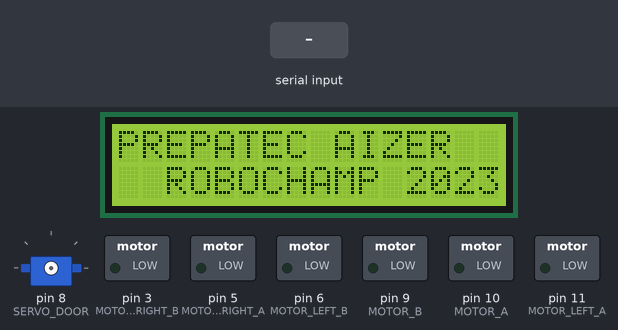
A sketch run on a simulated Arduino Uno, built with avr-gcc and run on an emulated ATmega328P. On the bench: 16×2 character LCD, servo, switched loads named in the sketch (green lamp = pin HIGH). The test bench sets the inputs (shaded band).

Above: at 1.1 s.
1.2 s: "90,45\n" received over Serial
At 1.6 s:
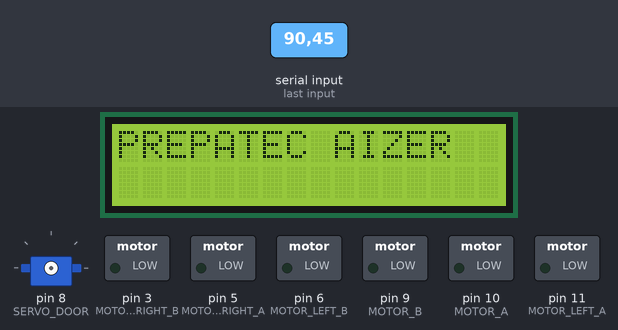
2.7 s: "30,150\n" received over Serial
At 3.8 s:
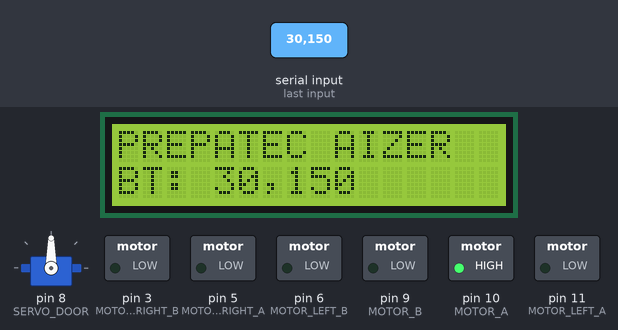
At 5.7 s:
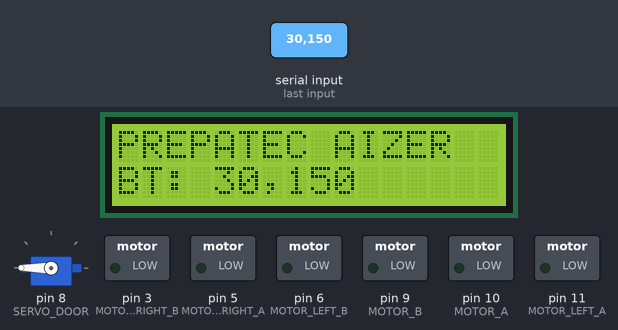
Timing chart, 0 to 7.2 s (numbered marks = the images above; inputs shaded):
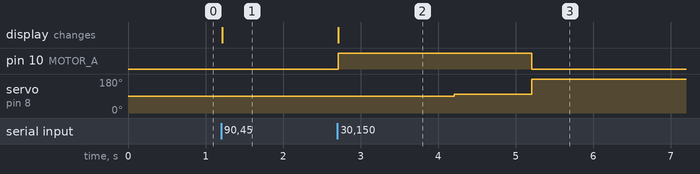

The sketch:

Robochamp2023_Robot.ino
```cpp
#include <SoftwareSerial.h>
#include <LiquidCrystal_I2C.h>
#include "craw.h"
#include "motor.h"
#include "bitmask.h"
#include "thrower.h"

#define TIME_BLUETOOTH_INACTIVE 1000
#define JOYSTICK 0
#define BUTTON_A 1
#define BUTTON_B 2
#define BUTTON_C 3
#define BUTTON_D 4
#define BUTTON_E 5
#define BUTTON_F 6

LiquidCrystal_I2C lcd(0x27, 16, 2);
Craw craw;
Motor motor;
Bitmask bitmask;
Thrower thrower;

Bitmask::BitmaskComponent bitmaskValues[7] = {
  { 0, 0x0F, 6 },
  { 0, 0x01, 5 },
  { 0, 0x01, 4 },
  { 0, 0x01, 3 },
  { 0, 0x01, 2 },
  { 0, 0x01, 1 },
  { 0, 0x01, 0 },
};

Bitmask::BitmaskComponent * bitmaskValuesPointer = bitmaskValues;
bool previousInvertControlls = false;
uint32_t timeSinceDataReceived = 0;
char lcdContent[64];

void setup () {
  Serial.begin(38400);
  lcd.init();
  lcd.backlight();
  lcd.setCursor(0, 0);
  lcd.print("PREPATEC AIZER");
  lcd.setCursor(0, 1);
  lcd.print("  ROBOCHAMP 2023");
  stopExcecution();
}

void loop () {
  if (Serial.available()) {
    timeSinceDataReceived = millis();
    String read = Serial.readStringUntil('\n');
    sprintf(lcdContent, "BT: %s", read.c_str());
    lcd.setCursor(0, 1);
    lcd.print(lcdContent);

    int bitmaskReceived = read.toInt();
    int joystick = bitmask.bitmaskToValue(bitmaskReceived, bitmaskValuesPointer, JOYSTICK);
    bool turbo = bitmask.bitmaskToValue(bitmaskReceived, bitmaskValuesPointer, BUTTON_D);
    bool crawButton = bitmask.bitmaskToValue(bitmaskReceived, bitmaskValuesPointer, BUTTON_A);
    bool stopButton = bitmask.bitmaskToValue(bitmaskReceived, bitmaskValuesPointer, BUTTON_F);
    bool invertControlls = bitmask.bitmaskToValue(bitmaskReceived, bitmaskValuesPointer, BUTTON_C);
    bool shoot = bitmask.bitmaskToValue(bitmaskReceived, bitmaskValuesPointer, BUTTON_B);

    motor.joystick(joystick, turbo);
    if (crawButton && joystick == 1) craw.toggle();
    if (stopButton) stopExcecution();
    if (shoot) thrower.shoot();
    if (invertControlls && !previousInvertControlls) motor.invertControlls();
    previousInvertControlls = invertControlls;
  }

  // if (timeSinceDataReceived + TIME_BLUETOOTH_INACTIVE <= millis()) stopExcecution();
}

void stopExcecution () {
  motor.stop();
  thrower.stop();
  lcd.setCursor(0, 1);
  lcd.print("  ROBOCHAMP 2023");
  for (;;) {
    if (Serial.available()) {
      String read = Serial.readStringUntil('\n');
      int bitmaskReceived = read.toInt();
      int start = bitmask.bitmaskToValue(bitmaskReceived, bitmaskValuesPointer, BUTTON_E);
      if (start) break;
    }
  }
  lcd.setCursor(0, 1);
  lcd.print("                ");
}
```

bitmask.cpp
```cpp
#include "bitmask.h"

Bitmask::Bitmask () {}

int Bitmask::generateBitmask (BitmaskComponent * values, int arraySize) {
    generatedBitmask = 0;
    for (int i = 0; i < arraySize; i++) {
        generatedBitmask |= (values[i].value << values[i].bitShift);
    }
    return generatedBitmask;
}

int Bitmask::getBitmaskValue (BitmaskComponent * values, int index) {
    return (generatedBitmask >> values[index].bitShift) & values[index].bitSize;
}

int Bitmask::bitmaskToValue (int bitmask, BitmaskComponent * values, int index) {
    return (bitmask >> values[index].bitShift) & values[index].bitSize;
}
```

bitmask.h
```cpp
#include <Arduino.h>

#ifndef BITMASK_H
#define BITMASK_H

class Bitmask {
    private:
        int generatedBitmask;

    public:
        Bitmask ();

        struct BitmaskComponent {
            int value;
            int bitSize;
            int bitShift;
        };

        int generateBitmask (BitmaskComponent * values, int arraySize);
        int getBitmaskValue (BitmaskComponent * values, int index);
        int bitmaskToValue (int bitmask, BitmaskComponent * values, int index);
};

#endif
```

craw.cpp
```cpp
#include "craw.h"

Craw::Craw() { }

void Craw::fopen() {
    servoLeft.attach(SERVO_LEFT);
    servoRight.attach(SERVO_RIGHT);

    for (int i = 0; i < (SERVO_CLOSE - SERVO_OPEN); i++) {
        servoRight.write(SERVO_OPEN + i);
        servoLeft.write(SERVO_CLOSE - i);
        delay(10);
    }

    servoRight.detach();
    servoLeft.detach();
}

void Craw::fclose() {
    servoLeft.attach(SERVO_LEFT);
    servoRight.attach(SERVO_RIGHT);

    for (int i = 0; i < (SERVO_CLOSE - SERVO_OPEN); i++) {
        servoRight.write(SERVO_CLOSE - i);
        servoLeft.write(SERVO_OPEN + i);
        delay(10);
    }

    servoRight.detach();
    servoLeft.detach();
}

void Craw::toggle () {
    if (triggeredTime == 0) {
        triggeredTime = millis();
        if (currentState) {
            fclose();
        } else {
            fopen();
        }
        currentState = !currentState;
    }
    elapsedTime = millis() - triggeredTime;
    if (elapsedTime > DELAY) {
        triggeredTime = 0;
    }
}
```

craw.h
```cpp
#include <Arduino.h>
#include <Servo.h>

#ifndef CRAW_H
#define CRAW_H

#define SERVO_LEFT 13
#define SERVO_RIGHT 12

#define SERVO_OPEN 110
#define SERVO_CLOSE 170

#define DELAY 1000

class Craw {
    private:
        Servo servoLeft;
        Servo servoRight;

        unsigned long triggeredTime;
        unsigned long elapsedTime;
        bool currentState;
    public:
        Craw ();
        void toggle();
        void fopen();
        void fclose();
};

#endif
```

motor.cpp
```cpp
#include "motor.h"

Motor::Motor () {}

void Motor::fleft (uint8_t speed, bool direction) {
    direction = invertControllsFlag ? !direction : direction;
    if (direction) {
        analogWrite(MOTOR_LEFT_A, speed);
        analogWrite(MOTOR_LEFT_B, 0);
    } else {
        analogWrite(MOTOR_LEFT_A, 0);
        analogWrite(MOTOR_LEFT_B, speed);
    }
}

void Motor::fright (uint8_t speed, bool direction) {
    direction = invertControllsFlag ? !direction : direction;
    if (direction) {
        analogWrite(MOTOR_RIGHT_A, speed);
        analogWrite(MOTOR_RIGHT_B, 0);
    } else {
        analogWrite(MOTOR_RIGHT_A, 0);
        analogWrite(MOTOR_RIGHT_B, speed);
    }
}

void Motor::left (uint8_t speed) {
    fleft(speed, 0);
    fright(speed, 1);
}

void Motor::right (uint8_t speed) {
    fleft(speed, 1);
    fright(speed, 0);
}

void Motor::forward (uint8_t speed) {
    fleft(speed, 1);
    fright(speed, 1);
}

void Motor::backward (uint8_t speed) {
    fleft(speed, 0);
    fright(speed, 0);
}

void Motor::stop () {
    fleft(0, 0);
    fright(0, 0);
}

void Motor::invertControlls () {
    invertControllsFlag = !invertControllsFlag;
}

void Motor::joystick(uint8_t joystick, bool turbo) {
  switch (joystick) {
  case 1:
    stop();
    break;
  case 2:
    forward(turbo ? TURBO_SPEED : SPEED);
    break;
  case 3:
    backward(turbo ? TURBO_SPEED : SPEED);
    break;
  case 4:
    right(turbo ? (TURBO_SPEED / 2) : (SPEED / 2));
    break;
  case 5:
    right(turbo ? (TURBO_SPEED / 3) : (SPEED / 3));
    break;
  case 6:
    right(turbo ? TURBO_SPEED : SPEED);
    break;
  case 7:
    left(turbo ? (TURBO_SPEED / 2) : (SPEED / 2));
    break;
  case 8:
    left(turbo ? (TURBO_SPEED / 3) : (SPEED / 3));
    break;
  case 9:
    left(turbo ? TURBO_SPEED : SPEED);
    break;
  default:
    stop();
    break;
  }
}
```

motor.h
```cpp
#include <Arduino.h>

#ifndef MOTOR_H
#define MOTOR_H

#define SPEED 180
#define TURBO_SPEED 255
#define MOTOR_RIGHT_A 5
#define MOTOR_RIGHT_B 3
#define MOTOR_LEFT_A 11
#define MOTOR_LEFT_B 6

class Motor {
    private:
        bool invertControllsFlag = false;
    public:
        Motor ();
        void fleft (uint8_t speed, bool direction);
        void fright (uint8_t speed, bool direction);

        void left (uint8_t speed);
        void right (uint8_t speed);
        void forward (uint8_t speed);
        void backward (uint8_t speed);
        void stop ();
        void joystick (uint8_t joystick, bool turbo);
        void invertControlls ();
};

#endif
```

thrower.cpp
```cpp
#include "thrower.h"

Thrower::Thrower () {
    pinMode(MOTOR_A, OUTPUT);
    pinMode(MOTOR_B, OUTPUT);
}

void Thrower::shoot () {
    servo.attach(SERVO_DOOR);

    digitalWrite(MOTOR_A, HIGH);
    digitalWrite(MOTOR_B, LOW);
    delay(1500);

    servo.write(100);
    delay(1000);

    digitalWrite(MOTOR_A, LOW);
    digitalWrite(MOTOR_B, LOW);

    servo.write(180);
    delay(1000);
    servo.detach();

    Serial.read(); // Clear serial buffer
}

void Thrower::stop () {
    digitalWrite(MOTOR_A, LOW);
    digitalWrite(MOTOR_B, LOW);
}
```

thrower.h
```cpp
#include <Arduino.h>
#include <Servo.h>

#ifndef THROWER_H
#define THROWER_H

#define MOTOR_A 10
#define MOTOR_B 9

#define SERVO_DOOR 8

class Thrower {
    private:
        Servo servo;
    public:
        Thrower ();
        void shoot ();
        void stop ();
};

#endif
```

Measured:
- after the input at 1.2 s, the display: changes at once (image 1)
- after the input at 2.7 s, pin 10 (MOTOR_A): LOW → HIGH at once, → LOW 2.5 s later; servo on pin 8 (SERVO_DOOR): 90° → 100° after 1.5 s, → 180° 1.0 s later; the display: changes at once (image 2)
